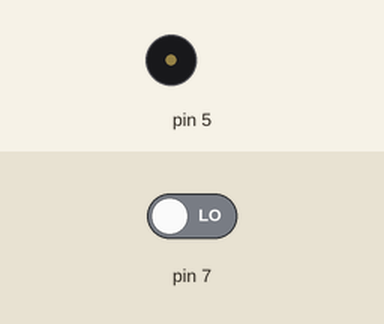
Bench run of a sketch on a simulated Arduino Uno, built with avr-gcc and run on an emulated ATmega328P. Shown: buzzer (waves = sounding). The test bench sets the inputs (shaded band); at power-on: pin 7 LOW. What the sketch prints to the serial monitor is not drawn.

Above: at 1.2 s.
1.3 s: pin 7 driven HIGH
At 1.7 s:
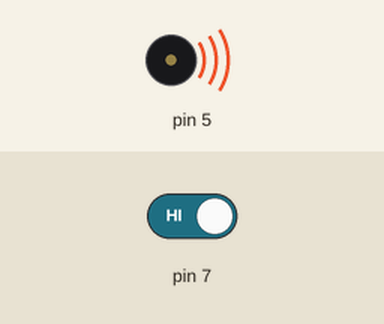
4.3 s: pin 7 driven LOW
At 5.2 s:
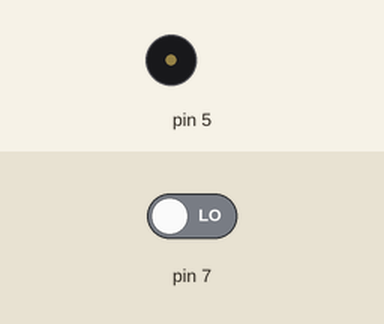
Timing chart, 0 to 7.3 s (numbered marks = the images above; inputs shaded):
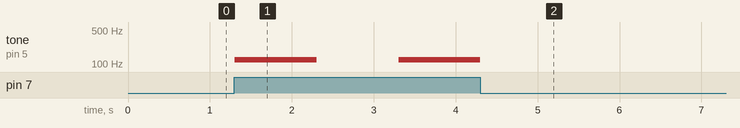

Measured:
- after the input at 1.3 s, tone on pin 5: silent → 123 Hz at once, → silent 1.0 s later, → 123 Hz 1.0 s later
- after the input at 4.3 s, tone on pin 5: goes on until 4.3 s, then stays silent

The sketch:

c_digo_-_sensor_presen_a_+_buzzer.ino
```cpp
// C++ code
//
void setup()
{
  pinMode(7, INPUT);
  Serial.begin(9600);
  pinMode(5, OUTPUT);
}

void loop()
{
  Serial.println(digitalRead(7));
  if (digitalRead(7) == 1) {
    tone(5, 123, 1000); // play tone 35 (B2 = 123 Hz)
    delay(2000); // Wait for 2000 millisecond(s)
  }
}
```
